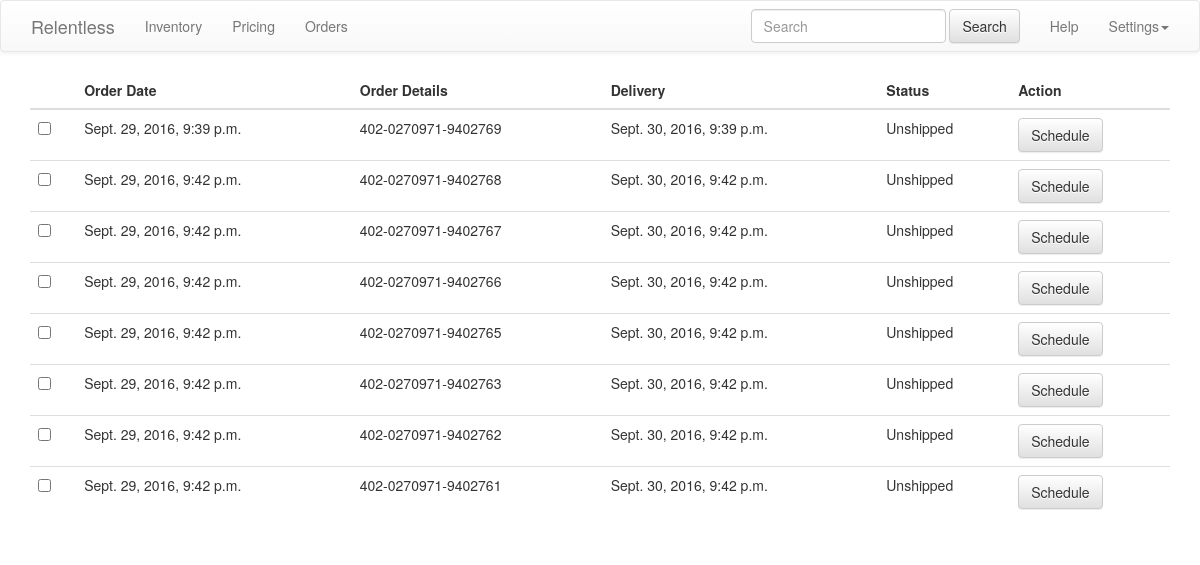
Screenshot of /orders/ with the database file from the repository.
### polls/models.py (models this page shows, shortened)
class Order(models.Model):
    orderId = models.CharField(max_length = 200, primary_key=True)
    merchantId = models.CharField(max_length = 200)
    customerId =  models.CharField(max_length = 200)
    orderDate = models.DateTimeField('OrderDate')
    shipDate = models.DateTimeField('ShipDate')
    deliveryDate = models.DateTimeField('DeliveryDate')
    status = models.CharField(max_length = 200)
    items = models.TextField()

### polls/views.py (the view)
def index(request):
    order_list = Order.objects.all()
    context = {
        'order_list': order_list,
    }
    return render(request, 'orders/index.html', context)

### polls/templates/orders/index.html
<!DOCTYPE html>
<html>
<head>
    <link rel="stylesheet" href="//maxcdn.bootstrapcdn.com/bootstrap/3.2.0/css/bootstrap.min.css">
    <link rel="stylesheet" href="//maxcdn.bootstrapcdn.com/bootstrap/3.2.0/css/bootstrap-theme.min.css">
</head>
<body>
{% include "headers/header.html" %}
{% include "orders/orderdetails.html" %}
</body>
</html>

### polls/templates/headers/header.html (shortened to what this page needs)
<nav class="navbar navbar-default">
    <div class="container-fluid">
        <div class="navbar-header">
            <a class="navbar-brand" href="#">
            </a>
            <a class="navbar-brand" href="#">Relentless</a>
        </div>
        <div class="collapse navbar-collapse" id="bs-example-navbar-collapse-1">
            <ul class="nav navbar-nav">
                <li><a href="#">Inventory</a></li>
                <li><a href="#">Pricing</a></li>
                <li><a href="#">Orders</a></li>
            </ul>
            <ul class="nav navbar-nav navbar-right">
                <form class="navbar-form navbar-left">
                    <div class="form-group">
                        <input type="text" class="form-control" placeholder="Search">
                    </div>
                    <button type="submit" class="btn btn-default">Search</button>
                </form>
                <li><a href="#">Help</a></li>
                <li class="dropdown">
                    <a href="#" class="dropdown-toggle" data-toggle="dropdown" role="button" aria-haspopup="true"
                       aria-expanded="false">Settings<span class="caret"></span></a>
                </li>
            </ul>
        </div>
    </div>
</nav>

### polls/templates/orders/orderdetails.html
<div class="container">
    <table class="table table-hover">
        <thead>
        <tr>
            <th></th>
            <th>Order Date</th>
            <th>Order Details</th>
            <th>Delivery</th>
            <th>Status</th>
            <th>Action</th>
        </tr>
        </thead>
        <tbody>
        {% if order_list %}
        {% for order in order_list %}
        <tr>
            <td><input type="checkbox" aria-label="..."></td>
            <td>{{ order.orderDate }}</td>
            <td>{{ order.orderId }}</td>
            <td>{{ order.shipDate}}</td>
            <td>{{ order.status}}</td>
            <td><button class="btn btn-default" type="button">Schedule</button></td>
        </tr>
        {% endfor %}
        {% else %}
        <p>No orders are available.</p>
        {% endif %}
        </tbody>
    </table>
</div>

### rows the page displays
Order: orderDate "Sept. 29, 2016, 9:39 p.m.", orderId "402-0270971-9402769", shipDate "Sept. 30, 2016, 9:39 p.m.", status "Unshipped"
Order: orderDate "Sept. 29, 2016, 9:42 p.m.", orderId "402-0270971-9402768", shipDate "Sept. 30, 2016, 9:42 p.m.", status "Unshipped"
Order: orderDate "Sept. 29, 2016, 9:42 p.m.", orderId "402-0270971-9402767", shipDate "Sept. 30, 2016, 9:42 p.m.", status "Unshipped"
Order: orderDate "Sept. 29, 2016, 9:42 p.m.", orderId "402-0270971-9402766", shipDate "Sept. 30, 2016, 9:42 p.m.", status "Unshipped"
Order: orderDate "Sept. 29, 2016, 9:42 p.m.", orderId "402-0270971-9402765", shipDate "Sept. 30, 2016, 9:42 p.m.", status "Unshipped"
Order: orderDate "Sept. 29, 2016, 9:42 p.m.", orderId "402-0270971-9402763", shipDate "Sept. 30, 2016, 9:42 p.m.", status "Unshipped"
Order: orderDate "Sept. 29, 2016, 9:42 p.m.", orderId "402-0270971-9402762", shipDate "Sept. 30, 2016, 9:42 p.m.", status "Unshipped"
Order: orderDate "Sept. 29, 2016, 9:42 p.m.", orderId "402-0270971-9402761", shipDate "Sept. 30, 2016, 9:42 p.m.", status "Unshipped"
